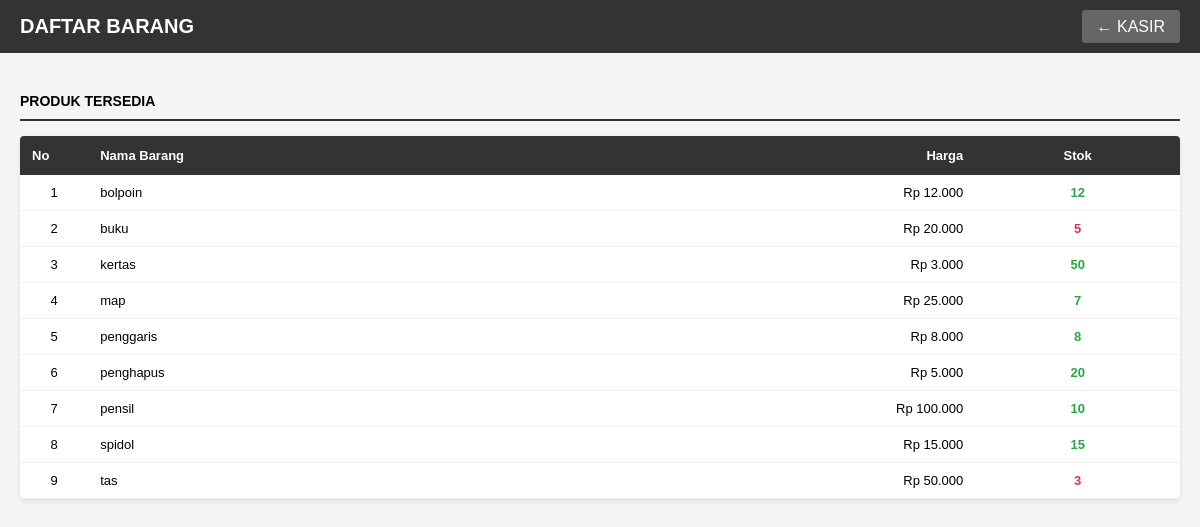
The app's page /tampil_barang.php (signed in) with its own data.
### tables this page shows
CREATE TABLE `barang` (
  `id_barang` int(11) NOT NULL,
  `nama_barang` varchar(100) DEFAULT NULL,
  `harga` int(11) DEFAULT NULL,
  `stok` int(11) DEFAULT NULL
);

### tampil_barang.php (the view, shortened to what this page needs)
<?php
include "koneksi.php";
$result = $conn->query("SELECT * FROM barang ORDER BY nama_barang ASC");
?>
<!DOCTYPE html>
<html>
<head>
</head>
<body>
    <div class="header">
        <h1>DAFTAR BARANG</h1>
        <div class="header-nav">
            <?php if ($_SESSION['role'] == 'admin'): ?>
                <a href="admin.php">← DASHBOARD</a>
            <?php else: ?>
                <a href="kasir.php">← KASIR</a>
            <?php endif; ?>
        </div>
    </div>
    <div class="container">
        <div class="section-title">PRODUK TERSEDIA</div>
        <?php if ($result && $result->num_rows > 0): ?>
            <div class="table-container">
                <table>
                    <thead>
                        <tr>
                            <th style="width: 5%;">No</th>
                            <th style="width: 40%;">Nama Barang</th>
                            <th style="width: 25%; text-align: right;">Harga</th>
                            <th style="width: 15%; text-align: center;">Stok</th>
                        </tr>
                    </thead>
                    <tbody>
                        <?php
                        $no = 1;
                        while ($row = $result->fetch_assoc()):
                            $stock_class = $row['stok'] > 5 ? 'stock-ok' : ($row['stok'] > 0 ? 'stock-low' : 'stock-low');
                        ?>
                            <tr>
                                <td class="text-center"><?php echo $no; ?></td>
                                <td><?php echo htmlspecialchars($row['nama_barang']); ?></td>
                                <td class="text-right">Rp <?php echo number_format($row['harga'], 0, ',', '.'); ?></td>
                                <td class="text-center <?php echo $stock_class; ?>"><?php echo $row['stok']; ?></td>
                            </tr>
                            <?php $no++; ?>
                        <?php endwhile; ?>
                    </tbody>
                </table>
            </div>
        <?php else: ?>
            <div class="empty-state">
                Belum ada barang. <?php echo $_SESSION['role'] == 'admin' ? '<a href="barang.php" class="btn">Tambah barang</a>' : ''; ?>
            </div>
        <?php endif; ?>
    </div>
</body>
</html>

### tampil_barang.php (style rules this page uses)
* { margin: 0; padding: 0; box-sizing: border-box; }
body { font-family: 'Arial', sans-serif; background: #f5f5f5; }
.header { background: #333; color: white; padding: 15px 20px; display: flex; justify-content: space-between; align-items: center; }
.header h1 { font-size: 20px; }
.header-nav a { color: white; text-decoration: none; margin-left: 15px; padding: 8px 15px; background: #666; border-radius: 3px; }
.container { max-width: 1200px; margin: 20px auto; padding: 20px; }
.section-title { font-size: 14px; font-weight: bold; margin-bottom: 15px; padding-bottom: 10px; border-bottom: 2px solid #333; }
.table-container { background: white; border-radius: 4px; overflow: hidden; box-shadow: 0 2px 5px rgba(0,0,0,0.1); }
table { width: 100%; border-collapse: collapse; font-size: 13px; }
th { background: #333; color: white; padding: 12px; text-align: left; font-weight: bold; }
td { padding: 10px 12px; border-bottom: 1px solid #eee; }
.text-right { text-align: right; }
.text-center { text-align: center; }
.stock-ok { color: #28a745; font-weight: bold; }
.stock-low { color: #dc3545; font-weight: bold; }

### records on screen
barang: nama_barang "bolpoin", harga "12.000", stok "12"
barang: nama_barang "buku", harga "20.000", stok "5"
barang: nama_barang "kertas", harga "3.000", stok "50"
barang: nama_barang "map", harga "25.000", stok "7"
barang: nama_barang "penggaris", harga "8.000", stok "8"
barang: nama_barang "penghapus", harga "5.000", stok "20"
barang: nama_barang "pensil", harga "100.000", stok "10"
barang: nama_barang "spidol", harga "15.000", stok "15"
barang: nama_barang "tas", harga "50.000", stok "3"
